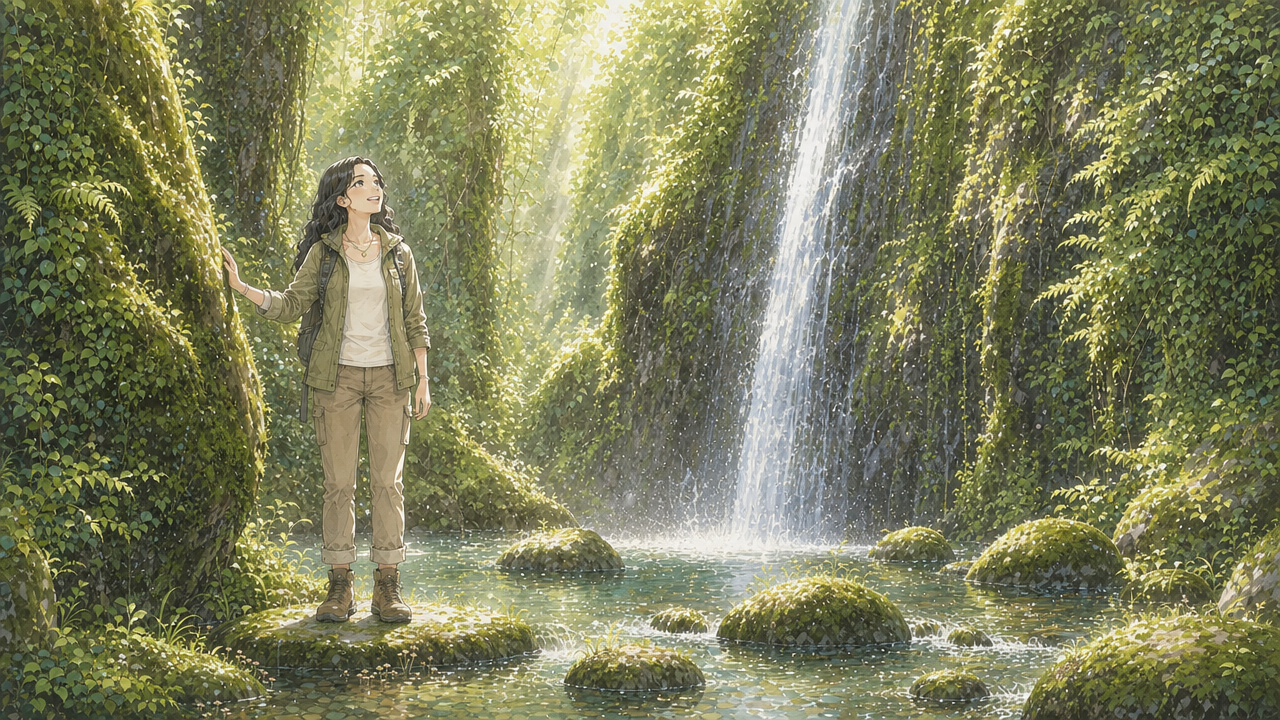
#> input picture assets/comparison/moss-gorge-image2-before.jpg, 1280 x 720 px
$ python reference.py ../../assets/comparison/moss-gorge-image2-before.jpg out
#> lines starting #> are read from the running program, lines starting #| are printed output that depends on the picture
### src/mi_ripple/common.py
"""Shared numerical, image-I/O, provenance, and inspection-board helpers."""

from __future__ import annotations

import hashlib
import json
from datetime import UTC, datetime
from pathlib import Path

import numpy as np
from PIL import Image, ImageDraw, ImageFont
from scipy import ndimage
from skimage import color as skcolor

BAND_SIGMAS = (1.0, 3.0)
RESIDUAL_GAIN = 6.0


def load_rgb(path: str | Path) -> np.ndarray:
    """Load an opaque RGB image as float64 values in [0, 1]."""
    with Image.open(path) as image:
        return np.asarray(image.convert("RGB"), dtype=np.float64) / 255.0


def rgb_to_lab(rgb: np.ndarray) -> np.ndarray:
    return skcolor.rgb2lab(rgb)


def lab_to_rgb8(lab: np.ndarray) -> np.ndarray:
    lab = lab.copy()
    lab[..., 0] = np.clip(lab[..., 0], 0, 100)
    return np.clip(np.rint(skcolor.lab2rgb(lab) * 255), 0, 255).astype(np.uint8)


def rgb_to_L(rgb: np.ndarray) -> np.ndarray:
    return skcolor.rgb2lab(rgb)[..., 0]


# [8 lines left out: function bandpass, not called in this run]


def smoothstep(x: np.ndarray, low: float, high: float) -> np.ndarray:
    t = np.clip((x - low) / (high - low), 0.0, 1.0)
    return t * t * (3 - 2 * t)


def structure_signals(
    lightness: np.ndarray,
    sig_grad: float = 1.5,
    sig_int: float = 5.0,
) -> dict[str, np.ndarray]:
    """Return edge magnitude, coherence, tangent direction, and texture density."""
    smoothed = ndimage.gaussian_filter(lightness, sig_grad)
    gy, gx = np.gradient(smoothed)
    gmag = ndimage.gaussian_filter(np.hypot(gx, gy), 2.0)
    jxx = ndimage.gaussian_filter(gx * gx, sig_int)
    jyy = ndimage.gaussian_filter(gy * gy, sig_int)
    jxy = ndimage.gaussian_filter(gx * gy, sig_int)
    trace = jxx + jyy + 1e-6
    determinant = jxx * jyy - jxy * jxy
    discriminant = np.sqrt(np.maximum(trace * trace / 4 - determinant, 0))
    lambda1 = trace / 2 + discriminant
    lambda2 = trace / 2 - discriminant
    coherence = ((lambda1 - lambda2) / (lambda1 + lambda2 + 1e-6)) ** 2
    theta = 0.5 * np.arctan2(2 * jxy, jxx - jyy) + np.pi / 2
    highpass = lightness - ndimage.gaussian_filter(lightness, 2.0)
    highpass_energy = np.sqrt(ndimage.gaussian_filter(highpass * highpass, 6.0))
    return {
        "gmag": gmag,
        "coh": coherence,
        "theta": theta,
        "hp_energy": highpass_energy,
    }


def along_orientation_mean(
    band: np.ndarray,
    theta: np.ndarray,
    half_len: int = 10,
    sigma: float = 5.0,
) -> np.ndarray:
    """Average along the estimated local tangent direction."""
    height, width = band.shape
    yy, xx = np.mgrid[0:height, 0:width].astype(np.float64)
    dx, dy = np.cos(theta), np.sin(theta)
    accumulator = np.zeros_like(band)
    weight_sum = 0.0
    for offset in range(-half_len, half_len + 1):
        weight = np.exp(-0.5 * (offset / sigma) ** 2)
        accumulator += weight * ndimage.map_coordinates(
            band,
            [yy + offset * dy, xx + offset * dx],
            order=1,
            mode="reflect",
        )
        weight_sum += weight
    return accumulator / weight_sum


# [25 lines left out: function window_damage, not called in this run]


def sha256_of(path: str | Path) -> str:
    digest = hashlib.sha256()
    with open(path, "rb") as handle:
        for chunk in iter(lambda: handle.read(1 << 20), b""):
            digest.update(chunk)
    return digest.hexdigest()


def now_iso() -> str:
    return datetime.now(UTC).astimezone().isoformat(timespec="seconds")


def write_json(path: str | Path, value: dict) -> Path:
    output = Path(path)
    output.write_text(
        json.dumps(value, ensure_ascii=False, indent=2) + "\n",
        encoding="utf-8",
    )
    return output


def image_size(path: str | Path) -> tuple[int, int]:
    with Image.open(path) as image:
        return image.size


# [17 lines left out: function font, not called in this run]


def to_img(array: np.ndarray) -> Image.Image:
    return Image.fromarray(np.clip(array, 0, 255).astype(np.uint8)).convert("RGB")


# [58 lines left out: functions residual_tile, crop_tile, build_board, not called in this run]

### src/mi_ripple/notch.py
"""Selective spectral notching for isolated periodic lattice components."""

from __future__ import annotations

import argparse
import os
from concurrent.futures import ThreadPoolExecutor
from pathlib import Path

import numpy as np
from PIL import Image
from scipy import ndimage

from .common import (
    lab_to_rgb8,
    load_rgb,
    now_iso,
    rgb_to_lab,
    sha256_of,
    write_json,
)

DEFAULT_PARAMS = {
    "local_win": 21,
    "peak_tau": 1.2,
    "max_support": 80,
    "low_cut": 24,
    "feather": 1.5,
}


def default_workers() -> int:
    value = os.environ.get("MI_RIPPLE_WORKERS", "").strip()
    if value.isdigit() and int(value) > 0:
        return int(value)
    return max(1, min(8, os.cpu_count() or 1))


def median_baseline(
    array: np.ndarray,
    size: int,
    workers: int | None = None,
) -> np.ndarray:
    """Compute a deterministic striped median filter with full-window halos."""
    worker_count = default_workers() if workers is None else max(1, int(workers))
    height = array.shape[0]
    if worker_count == 1 or height < 2:
        return ndimage.median_filter(array, size=size, mode="nearest")
    halo = size // 2
    bounds = np.linspace(0, height, worker_count + 1).astype(int)
    output = np.empty_like(array)

    def work(index: int) -> None:
        low = int(bounds[index])
        high = int(bounds[index + 1])
        if high <= low:
            return
        start = max(0, low - halo)
        end = min(height, high + halo)
        piece = ndimage.median_filter(
            array[start:end],
            size=size,
            mode="nearest",
        )
        output[low:high] = piece[low - start : low - start + (high - low)]

    with ThreadPoolExecutor(max_workers=worker_count) as executor:
        list(executor.map(work, range(worker_count)))
    return output


def find_isolated_peaks(
    channel: np.ndarray,
    local_win: int = 21,
    peak_tau: float = 1.2,
    max_support: int = 80,
    low_cut: int = 24,
    pad: int = 64,
    workers: int | None = None,
) -> dict:
    """Find small connected spectral components above a local median baseline."""
    padded = np.pad(channel, pad, mode="reflect")
    spectrum = np.fft.fftshift(np.fft.fft2(padded))
    del padded
    amplitude = np.abs(spectrum)
    log_amplitude = np.log1p(amplitude)
    local_baseline = median_baseline(log_amplitude, local_win, workers)
    excess = log_amplitude - local_baseline
    del log_amplitude, local_baseline
    height, width = excess.shape
    center_y, center_x = height // 2, width // 2
    yy, xx = np.ogrid[0:height, 0:width]
    radius = np.hypot(yy - center_y, xx - center_x)
    candidates = (excess > peak_tau) & (radius >= low_cut)
    del radius
    labels, count = ndimage.label(candidates)
    sizes = (
        ndimage.sum(candidates, labels, index=np.arange(1, count + 1))
        if count
        else np.array([])
    )
    kept_ids = [
        index + 1 for index, size in enumerate(sizes) if size <= max_support
    ]
    lookup = np.zeros(count + 1, dtype=bool)
    if kept_ids:
        lookup[kept_ids] = True
    keep = lookup[labels]
    peaks = []
    if kept_ids:
        positions = ndimage.maximum_position(excess, labels, index=kept_ids)
        if len(kept_ids) == 1:
            positions = [positions]
        for component_id, (peak_y, peak_x) in zip(
            kept_ids,
            positions,
            strict=True,
        ):
            peak_y, peak_x = int(peak_y), int(peak_x)
            frequency_y = (peak_y - center_y) / height
            frequency_x = (peak_x - center_x) / width
            frequency_radius = float(np.hypot(frequency_y, frequency_x))
            peaks.append(
                {
                    "excess": round(float(excess[peak_y, peak_x]), 3),
                    "support": int(sizes[component_id - 1]),
                    "period_px": (
                        round(1.0 / frequency_radius, 2)
                        if frequency_radius > 0
                        else None
                    ),
                    "angle_deg": round(
                        float(np.degrees(np.arctan2(frequency_y, frequency_x))),
                        1,
                    ),
                }
            )
    peaks.sort(key=lambda peak: -peak["excess"])
    return {
        "f": spectrum,
        "amp": amplitude,
        "excess": excess,
        "keep": keep,
        "cand": candidates,
        "pad": pad,
        "shape": channel.shape,
        "stats": {
            "components_above_tau": int(count),
            "isolated_components_kept": len(kept_ids),
            "rejected_large_components": int(count - len(kept_ids)),
            "notched_bins": int(keep.sum()),
            "notched_bins_pct": round(float(keep.mean() * 100), 4),
            "max_peak_excess": (
                round(float(excess[keep].max()), 3) if keep.any() else 0.0
            ),
            "peaks_top": peaks[:12],
        },
    }


def isolated_peak_notch(
    channel: np.ndarray,
    local_win: int = 21,
    peak_tau: float = 1.2,
    max_support: int = 80,
    low_cut: int = 24,
    feather: float = 1.5,
    workers: int | None = None,
) -> tuple[np.ndarray, dict]:
    diagnosis = find_isolated_peaks(
        channel,
        local_win,
        peak_tau,
        max_support,
        low_cut,
        workers=workers,
    )
    keep = diagnosis["keep"]
    excess = diagnosis["excess"]
    spectrum = diagnosis["f"]
    amplitude = diagnosis["amp"]
    pad = diagnosis["pad"]
    height, width = diagnosis["shape"]
    target = np.where(keep, np.maximum(excess, 0.0), 0.0)
    scale = np.exp(-ndimage.gaussian_filter(target, feather))
    output = np.real(
        np.fft.ifft2(np.fft.ifftshift(spectrum * scale))
    )[pad : pad + height, pad : pad + width]
    stats = dict(diagnosis["stats"])
    stats["energy_removed_pct"] = round(
        float(
            1.0
            - ((amplitude * scale) ** 2).sum()
            / max((amplitude**2).sum(), 1e-9)
        )
        * 100.0,
        5,
    )
    return output, stats


# [58 lines left out: functions notch_image, main, not called in this run]


# [2 lines that do not run on import are left out]

### src/mi_ripple/reference.py
"""Reference-only cleaning before optional image regeneration."""

from __future__ import annotations

import argparse
from pathlib import Path

import numpy as np
from PIL import Image
from scipy import ndimage

from .common import (
    along_orientation_mean,
    lab_to_rgb8,
    load_rgb,
    now_iso,
    rgb_to_lab,
    sha256_of,
    smoothstep,
    structure_signals,
    write_json,
)
from .notch import DEFAULT_PARAMS as NOTCH_PARAMS
from .notch import isolated_peak_notch
from .spatial import PROFILES

PARAMS = {
    "notch": dict(NOTCH_PARAMS),
    "iso": {**PROFILES["loose"], "strength": 1.0},
    "dir": {
        "coh": (0.15, 0.45),
        "edge_guard": (3.0, 6.0),
        "half_len": 10,
        "line_sigma": 5.0,
        "strength": 0.85,
    },
    "face_guard": {"feather": 10.0, "expand": 0.25},
}


def detect_faces(
    rgb: np.ndarray,
) -> tuple[list[tuple[int, int, int, int]], str]:
    """Detect optional face-protection boxes using OpenCV Haar cascades."""
    try:
        import cv2
    except ImportError:
        return [], "cv2_unavailable"
    gray = cv2.cvtColor(
        (rgb * 255).astype(np.uint8),
        cv2.COLOR_RGB2GRAY,
    )
    gray = cv2.equalizeHist(gray)
    height, width = gray.shape
    minimum_side = max(24, int(min(height, width) * 0.06))
    boxes: list[tuple[int, int, int, int]] = []
    cascade_names = (
        "haarcascade_frontalface_default.xml",
        "haarcascade_frontalface_alt2.xml",
        "haarcascade_profileface.xml",
    )
    for name in cascade_names:
        cascade = cv2.CascadeClassifier(cv2.data.haarcascades + name)
        if cascade.empty():
            continue
        flips = (False, True) if "profile" in name else (False,)
        for flip in flips:
            input_gray = cv2.flip(gray, 1) if flip else gray
            detected = cascade.detectMultiScale(
                input_gray,
                scaleFactor=1.08,
                minNeighbors=5,
                minSize=(minimum_side, minimum_side),
            )
            for x, y, box_width, box_height in detected:
                if flip:
                    x = width - x - box_width
                boxes.append(
                    (
                        int(x),
                        int(y),
                        int(x + box_width),
                        int(y + box_height),
                    )
                )
    merged: list[tuple[int, int, int, int]] = []
    boxes.sort(
        key=lambda box: (box[2] - box[0]) * (box[3] - box[1]),
        reverse=True,
    )
    for box in boxes:
        for index, current in enumerate(merged):
            intersection = (
                max(box[0], current[0]),
                max(box[1], current[1]),
                min(box[2], current[2]),
                min(box[3], current[3]),
            )
            if (
                intersection[0] < intersection[2]
                and intersection[1] < intersection[3]
            ):
                merged[index] = (
                    min(box[0], current[0]),
                    min(box[1], current[1]),
                    max(box[2], current[2]),
                    max(box[3], current[3]),
                )
                break
        else:
            merged.append(box)
    return merged, "haar_cascade" if merged else "haar_cascade_no_face"


# [19 lines left out: function face_guard_mask, not called in this run]


def reference_grade_clean(
    rgb: np.ndarray,
    params: dict | None = None,
    face_boxes: list[tuple[int, int, int, int]] | None = None,
) -> tuple[np.ndarray, dict, dict]:
    """Create an aggressively cleaned reference that is not a deliverable."""
    parameters = params or PARAMS
    lab = rgb_to_lab(rgb)
    notched_lightness, notch_stats = isolated_peak_notch(
        lab[..., 0],
        **parameters["notch"],
    )
    lab[..., 0] = np.clip(notched_lightness, 0, 100)
    lightness = lab[..., 0]
    signals = structure_signals(lightness, sig_int=4.0)
    iso_parameters = parameters["iso"]
    directional_parameters = parameters["dir"]
    iso_weight = ndimage.gaussian_filter(
        (
            1
            - smoothstep(signals["coh"], *iso_parameters["coh"])
        )
        * (
            1
            - smoothstep(signals["gmag"], *iso_parameters["edge"])
        )
        * (
            1
            - smoothstep(
                signals["hp_energy"],
                *iso_parameters["dense"],
            )
        ),
        3.0,
    )
    directional_weight = ndimage.gaussian_filter(
        smoothstep(signals["coh"], *directional_parameters["coh"])
        * (
            1
            - smoothstep(
                signals["gmag"],
                *directional_parameters["edge_guard"],
            )
        ),
        2.0,
    ) * directional_parameters["strength"]
    if face_boxes:
        guard = face_guard_mask(
            lightness.shape,
            face_boxes,
            parameters["face_guard"]["feather"],
            parameters["face_guard"]["expand"],
        )
        iso_weight *= 1 - guard
        directional_weight *= 1 - guard
    output = lab.copy()
    for index in range(3):
        channel = lab[..., index]
        band = ndimage.gaussian_filter(
            channel,
            1.0,
        ) - ndimage.gaussian_filter(channel, 3.0)
        reduced = channel - iso_parameters["strength"] * iso_weight * band
        along = along_orientation_mean(
            reduced,
            signals["theta"],
            directional_parameters["half_len"],
            directional_parameters["line_sigma"],
        )
        output[..., index] = (
            reduced * (1 - directional_weight)
            + along * directional_weight
        )
    stats = {
        "notch": notch_stats,
        "area_pct_iso_gt_0p5": round(
            float((iso_weight > 0.5).mean() * 100),
            2,
        ),
        "area_pct_dir_gt_0p5": round(
            float((directional_weight > 0.5).mean() * 100),
            2,
        ),
        "face_boxes": [list(box) for box in (face_boxes or [])],
    }
    return lab_to_rgb8(output), {
        "w_iso": iso_weight,
        "w_dir": directional_weight,
    }, stats


def main() -> None:
    parser = argparse.ArgumentParser(
        description="Create a reference-only cleaned image for regeneration."
    )
    parser.add_argument("image")
    parser.add_argument("out_dir")
    parser.add_argument("--no-face-guard", action="store_true")
    arguments = parser.parse_args()
    source = Path(arguments.image)
    output_dir = Path(arguments.out_dir)
    output_dir.mkdir(parents=True, exist_ok=True)
    rgb = load_rgb(source)
#> in load_rgb, image is the input picture: PIL image 1280x720 RGB; mean R, G, B 124.3, 126, 91.5
    if arguments.no_face_guard:
        boxes, detection_method = [], "disabled"
    else:
        boxes, detection_method = detect_faces(rgb)
#> after the loop in detect_faces, `for name in cascade_names:`:
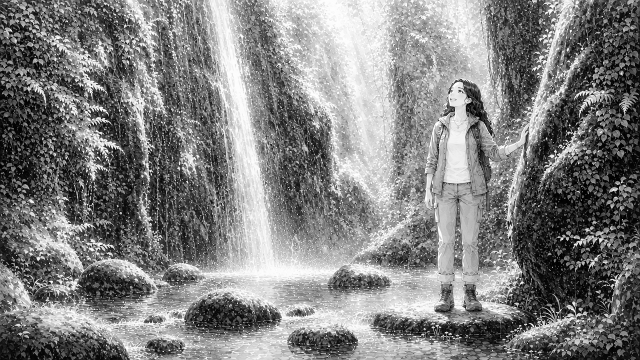
#> input_gray: shape (720, 1280) (shown at 1/2 size); min 0, max 255, mean 128.2
#> after the loop in detect_faces, `for name in cascade_names:`: boxes = []
#> boxes = []; detection_method = 'haar_cascade_no_face'
    output, masks, stats = reference_grade_clean(rgb, PARAMS, boxes)
#> in find_isolated_peaks, `candidates = (excess > peak_tau) & (radius >= low_cut)`:
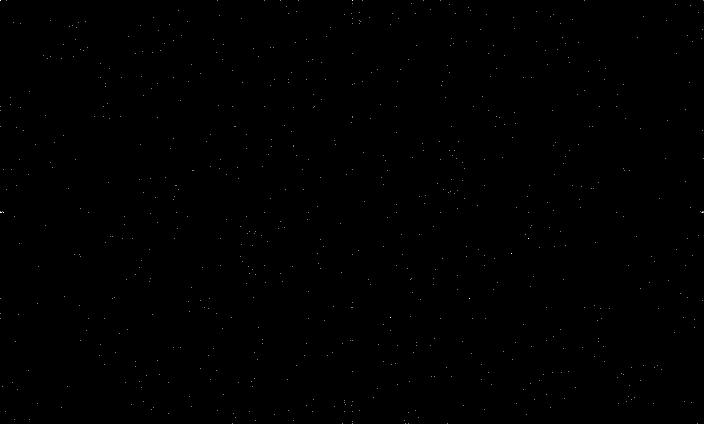
#> candidates: shape (848, 1408) bool (shown at 1/2 size); 0.06% white in thin lines or dots
#> in find_isolated_peaks, `labels, count = ndimage.label(candidates)`: count = 707
#> in find_isolated_peaks, `sizes = ( ndimage.sum(candidates, labels, index=np.arange(1, count + 1..`: sizes = 707 values, max 3 at index 348, min 1 at index 1, mean 1.02
#> in find_isolated_peaks, `kept_ids = [ index + 1 for index, size in enumerate(sizes) if size <= ..`: kept_ids = 707 values from 1 to 707
#> in find_isolated_peaks, `positions = ndimage.maximum_position(excess, labels, index=kept_ids)`: positions = 707 pairs, first value 0 to 847, second value 0 to 1407
#> the loop in find_isolated_peaks, `for component_id, (peak_y, peak_x) in zip( kept_ids, positions, strict..` made 707 passes
#> (peak_y, peak_x, frequency_y, frequency_x, frequency_radius) on passes 1 to 3: (0, 0, -0.5, -0.5, 0.707), (0, 435, -0.5, -0.191, 0.535), (0, 528, -0.5, -0.125, 0.515)
#> after the loop in find_isolated_peaks, `for component_id, (peak_y, peak_x) in zip(`: peaks = 707 items
#> in isolated_peak_notch, `diagnosis = find_isolated_peaks( channel, local_win, peak_tau, max_sup..`: diagnosis = 8 items
#> in isolated_peak_notch, `pad = diagnosis["pad"]`: pad = 64
#> in isolated_peak_notch, `height, width = diagnosis["shape"]`: height = 720; width = 1280
#> in isolated_peak_notch, `stats = dict(diagnosis["stats"])`: stats = 7 items
#> in reference_grade_clean, `notched_lightness, notch_stats = isolated_peak_notch( lab[..., 0], **p..`: notch_stats = 8 items
#> in structure_signals, `highpass_energy = np.sqrt(ndimage.gaussian_filter(highpass * highpass,..`:
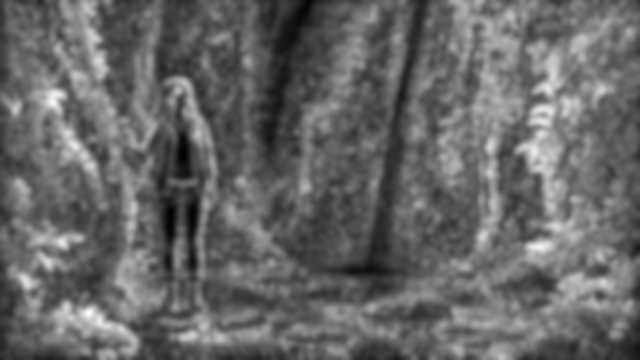
#> highpass_energy: shape (720, 1280) float64 (shown at 1/2 size); min 1.11, max 18.53, mean 8.13; drawn with min black and max white
#> in reference_grade_clean, `signals = structure_signals(lightness, sig_int=4.0)`: signals = 4 items
#> in reference_grade_clean, `directional_weight = ndimage.gaussian_filter( smoothstep(signals["coh"..`:
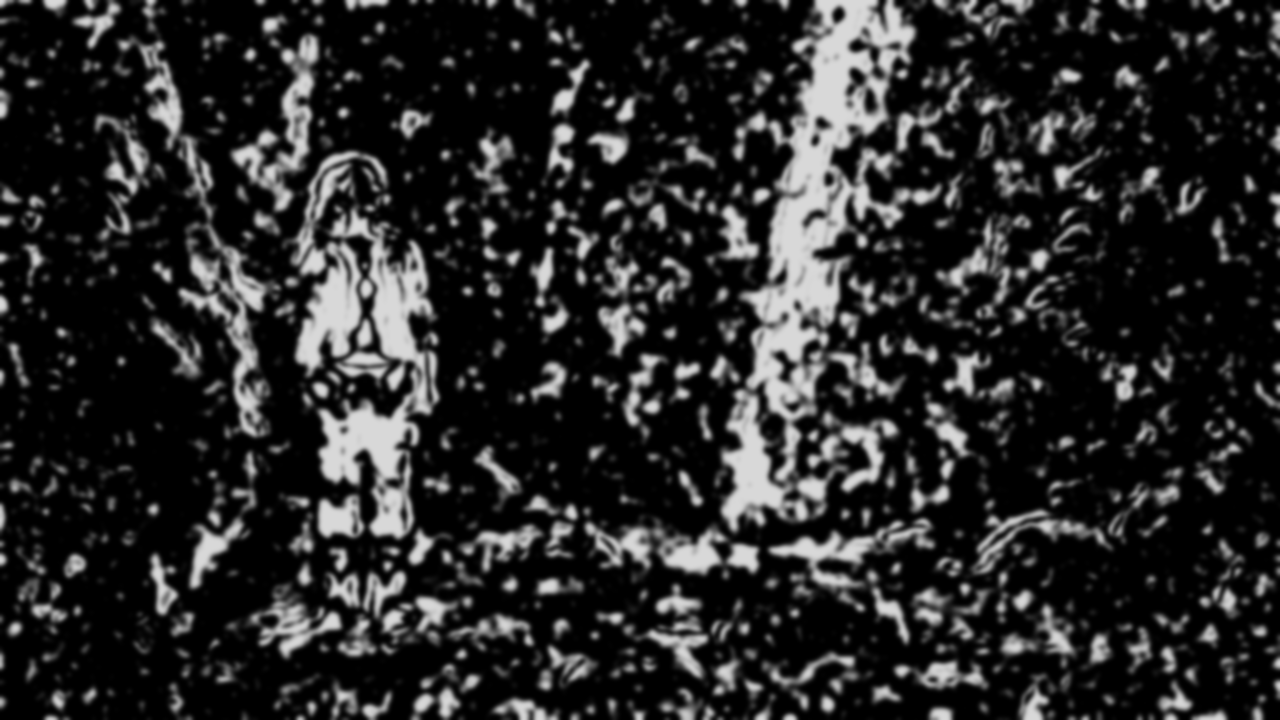
#> directional_weight: shape (720, 1280) float64; min 0, max 0.85, mean 0.161
#> masks = 2 items; stats = 4 items
    output_path = output_dir / f"{source.stem}_refclean.png"
    Image.fromarray(output).save(output_path)
    Image.fromarray(
        (np.clip(masks["w_iso"], 0, 1) * 255).astype(np.uint8)
    ).save(output_dir / f"{source.stem}_refclean_w_iso.png")
    write_json(
        output_path.with_suffix(".json"),
        {
            "stage": "reference_clean",
            "grade": "reference_only",
            "not_a_deliverable": True,
            "source": str(source),
            "source_sha256": sha256_of(source),
            "output": str(output_path),
            "params": {
                key: value if key != "notch" else dict(value)
                for key, value in PARAMS.items()
            },
            "face_detection": detection_method,
            **stats,
            "time": now_iso(),
        },
    )
    print(output_path)


if __name__ == "__main__":
    main()
